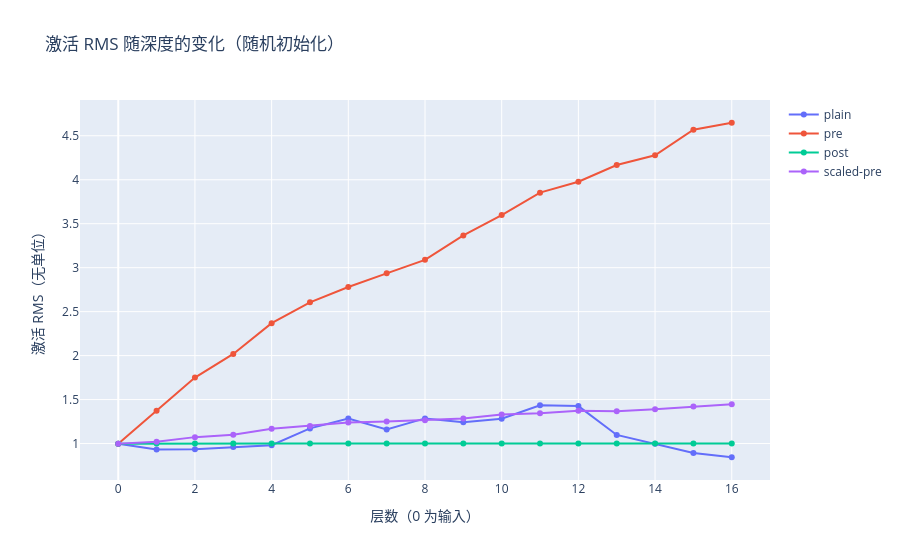
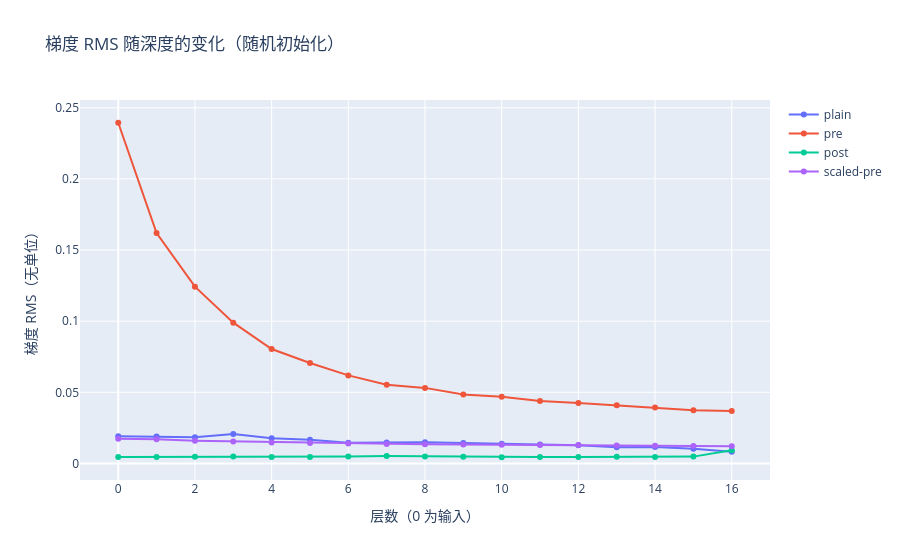

Notebook source saved alongside these figures, in order:
### Code cell
for metric, idx in [('激活 RMS', 0), ('梯度 RMS', 1)]:
    fig = go.Figure()
    for kind in kinds:
        fig.add_trace(go.Scatter(x=list(range(len(traces[kind][idx]))), y=traces[kind][idx], mode='lines+markers', name=kind))
    fig.update_layout(title=metric + ' 随深度的变化（随机初始化）', xaxis_title='层数（0 为输入）', yaxis_title=metric + '（无单位）')
    fig.show()

### Figure 1 — Plotly figure (JSON) as saved in the notebook; plotly's stock layout.template omitted (floating-point values rounded to 4 significant figures)
{"data": [{"mode": "lines+markers", "name": "plain", "type": "scatter", "x": [0, 1, 2, 3, 4, 5, 6, 7, 8, 9, 10, 11, 12, 13, 14, 15, 16], "y": [0.9974, 0.9318, 0.9349, 0.9611, 0.982, 1.172, 1.284, 1.161, 1.286, 1.243, 1.282, 1.435, 1.426, 1.098, 0.9985, 0.8916, 0.8442]}, {"mode": "lines+markers", "name": "pre", "type": "scatter", "x": [0, 1, 2, 3, 4, 5, 6, 7, 8, 9, 10, 11, 12, 13, 14, 15, 16], "y": [0.9974, 1.372, 1.751, 2.019, 2.369, 2.606, 2.781, 2.936, 3.089, 3.366, 3.599, 3.853, 3.978, 4.167, 4.278, 4.569, 4.648]}, {"mode": "lines+markers", "name": "post", "type": "scatter", "x": [0, 1, 2, 3, 4, 5, 6, 7, 8, 9, 10, 11, 12, 13, 14, 15, 16], "y": [0.9974, 1.0, 1.0, 1.0, 1.0, 1.0, 1.0, 1.0, 1.0, 1.0, 1.0, 1.0, 1.0, 1.0, 1.0, 1.0, 1.0]}, {"mode": "lines+markers", "name": "scaled-pre", "type": "scatter", "x": [0, 1, 2, 3, 4, 5, 6, 7, 8, 9, 10, 11, 12, 13, 14, 15, 16], "y": [0.9974, 1.022, 1.073, 1.1, 1.167, 1.199, 1.239, 1.25, 1.265, 1.285, 1.33, 1.345, 1.372, 1.368, 1.39, 1.422, 1.446]}], "layout": {"title": {"text": "激活 RMS 随深度的变化（随机初始化）"}, "xaxis": {"title": {"text": "层数（0 为输入）"}}, "yaxis": {"title": {"text": "激活 RMS（无单位）"}}}}

### Figure 2 — Plotly figure (JSON) as saved in the notebook; plotly's stock layout.template omitted (floating-point values rounded to 4 significant figures)
{"data": [{"mode": "lines+markers", "name": "plain", "type": "scatter", "x": [0, 1, 2, 3, 4, 5, 6, 7, 8, 9, 10, 11, 12, 13, 14, 15, 16], "y": [0.01915, 0.01902, 0.01846, 0.02072, 0.01779, 0.01658, 0.01456, 0.01469, 0.01485, 0.01432, 0.01379, 0.01332, 0.01279, 0.01144, 0.01155, 0.01039, 0.008202]}, {"mode": "lines+markers", "name": "pre", "type": "scatter", "x": [0, 1, 2, 3, 4, 5, 6, 7, 8, 9, 10, 11, 12, 13, 14, 15, 16], "y": [0.2395, 0.162, 0.1243, 0.09894, 0.08045, 0.0706, 0.06189, 0.05535, 0.05313, 0.04845, 0.04688, 0.04388, 0.04249, 0.04093, 0.03926, 0.03737, 0.03681]}, {"mode": "lines+markers", "name": "post", "type": "scatter", "x": [0, 1, 2, 3, 4, 5, 6, 7, 8, 9, 10, 11, 12, 13, 14, 15, 16], "y": [0.004591, 0.004592, 0.004661, 0.004845, 0.004484, 0.004469, 0.004842, 0.005219, 0.004944, 0.004682, 0.004369, 0.004531, 0.004567, 0.004791, 0.004593, 0.004815, 0.009315]}, {"mode": "lines+markers", "name": "scaled-pre", "type": "scatter", "x": [0, 1, 2, 3, 4, 5, 6, 7, 8, 9, 10, 11, 12, 13, 14, 15, 16], "y": [0.01732, 0.01693, 0.01596, 0.01552, 0.01478, 0.01441, 0.01396, 0.01366, 0.01353, 0.01327, 0.01319, 0.01289, 0.0129, 0.01262, 0.01243, 0.01228, 0.01209]}], "layout": {"title": {"text": "梯度 RMS 随深度的变化（随机初始化）"}, "xaxis": {"title": {"text": "层数（0 为输入）"}}, "yaxis": {"title": {"text": "梯度 RMS（无单位）"}}}}
